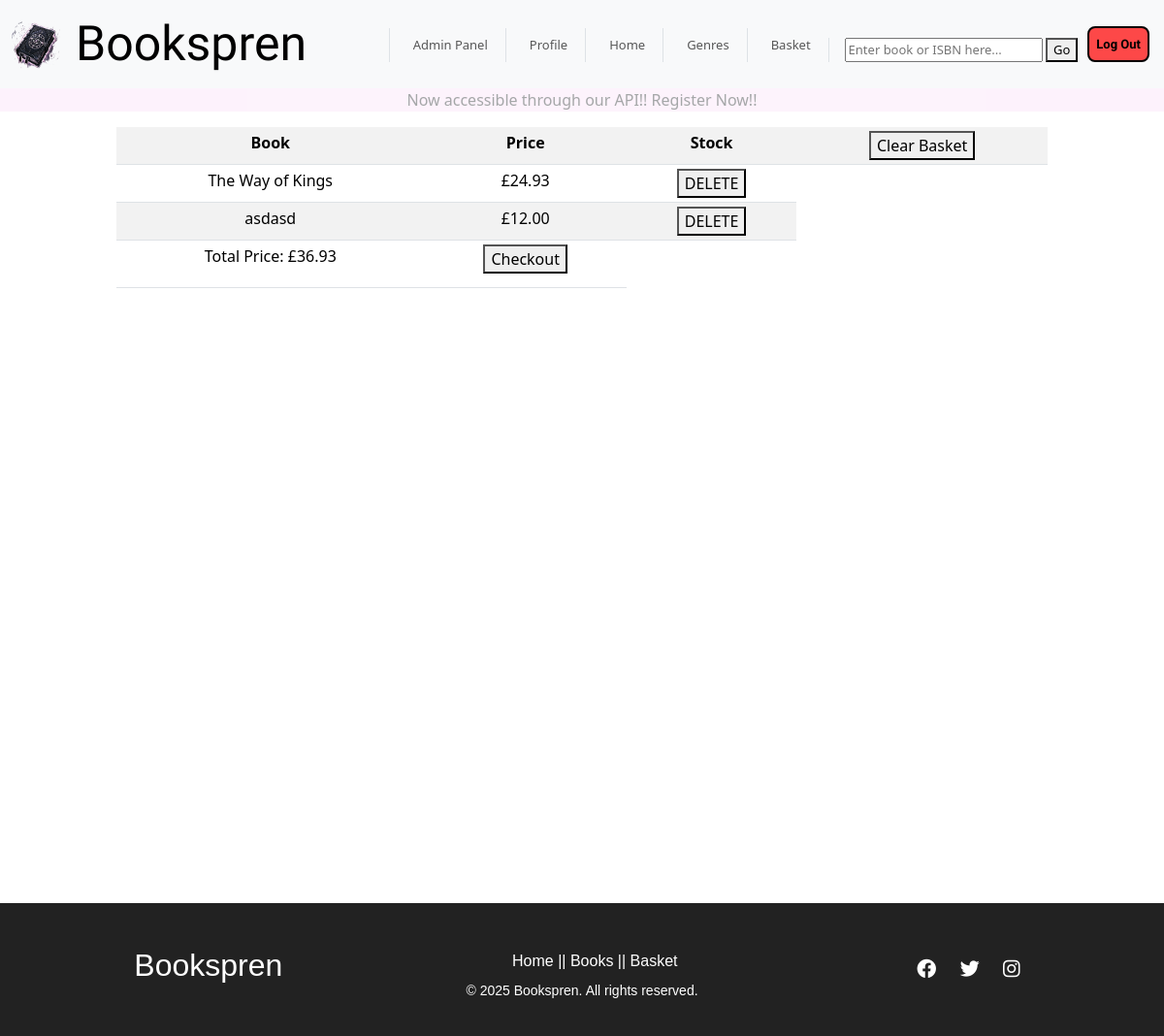
The app's page /cart/ (signed in), older data.
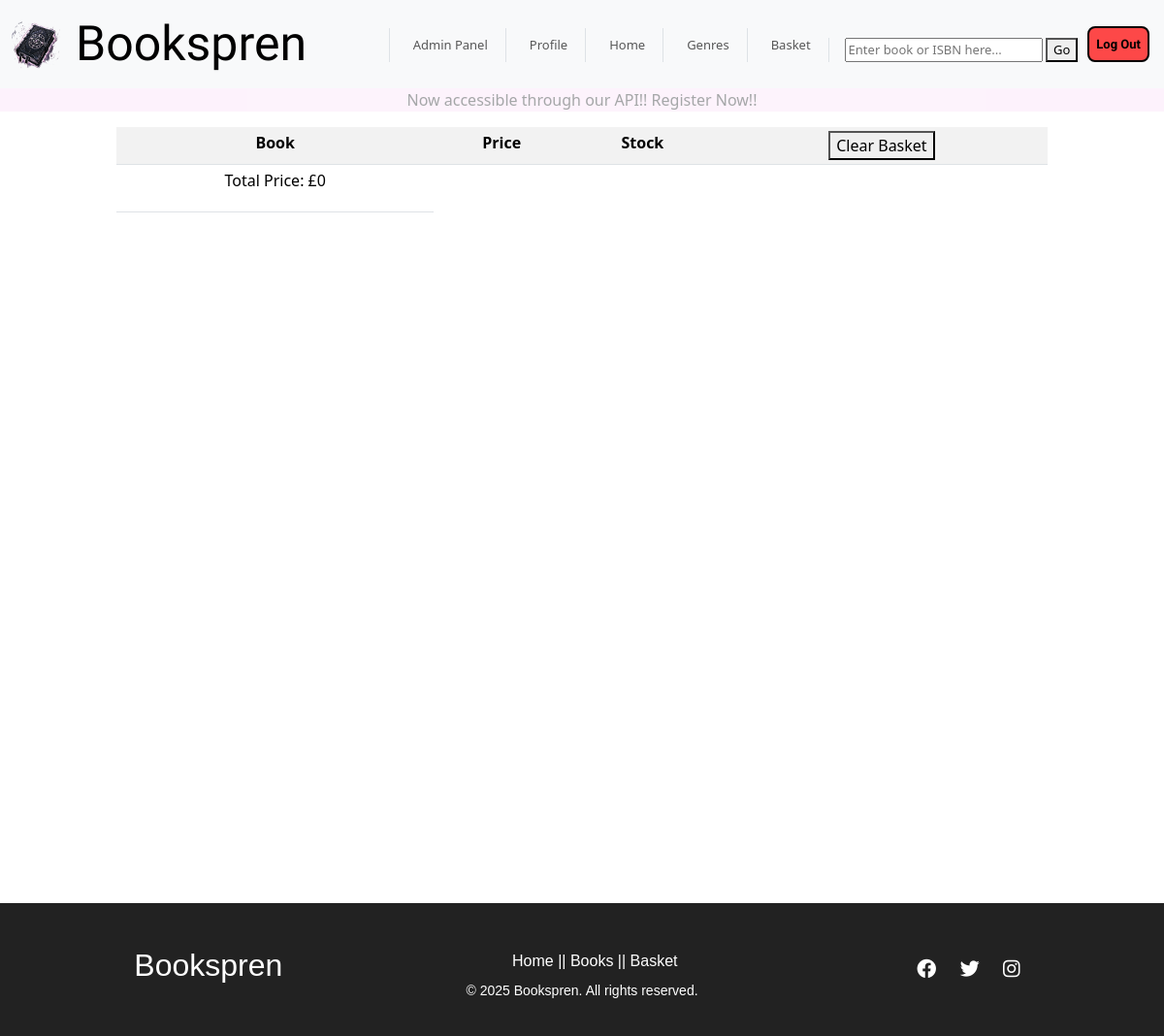
The same page, newer data.
### apps/cart/models.py (models this page shows, shortened)
class Cart(models.Model):
    class Meta:
        verbose_name = 'Basket'
        verbose_name_plural = 'Baskets'
    user_id = models.ForeignKey(CustomUser, on_delete=models.SET_NULL, null=True)
    book = models.ForeignKey(Books, on_delete=models.SET_NULL, null = True)

### apps/api/models.py (models this page shows, shortened)
class Books(models.Model):
    class Meta:
        verbose_name_plural = 'Books'
    title = models.CharField(max_length=200)
    author = models.ForeignKey(Author, on_delete=models.CASCADE, related_name="books")
    category = models.ForeignKey(Category, on_delete=models.SET_NULL, null=True, related_name="books")
    description = models.TextField()
    price = models.DecimalField(max_digits=10, decimal_places=2)
    stock = models.PositiveIntegerField(default=0)
    cover_image = models.ImageField(upload_to='book_pics/', blank=True, null=True)
    published_date = models.DateField()
    isbn = models.CharField(max_length=13, unique=True)

### apps/cart/views.py (the view)
# urls.py: path('', views.cart, name="cart"),
@login_required
def cart(request):
    cart_items = Cart.objects.filter(user_id=request.user)
    total_price = sum(item.book.price for item in cart_items)
    if request.method == "POST":
        if "delete_cart" in request.POST:
            for item in cart_items:
                if item.book.stock is not None:
                    item.book.stock += 1
                    item.book.save()
            cart_items.delete()
            return redirect('cart')
        if "delete_item" in request.POST:
            cart_id = request.POST.get("cart_id")
            if cart_id:
                item = get_object_or_404(Cart, id=cart_id)
                item.book.stock += 1
                item.book.save()
                item.delete()
            return redirect('cart')
        if "checkout" in request.POST:
            items = Cart.objects.filter(user_id=request.user)
            for item in items:
                item.delete()
            return redirect('checkout')
    else:
        form = Cart_Deletion_Form()
    return render(request, "cart.html", {'cart': cart_items, 'form': form, 'total_price': total_price})

### apps/cart/forms.py
class Cart_Deletion_Form(forms.ModelForm):
    class Meta:
        model= Cart
        fields = '__all__'

### apps/cart/templates/cart.html (shortened to what this page needs)
{% extends "base.html" %}
{% block content %}
<table class="table table-sm table-responsive table-striped"  style="width:80%; margin: 0 auto; text-align:center;">
    <tr>
    <th>Book</th>
    <th>Price</th>
    <th>Stock</th>
    <th>
        <form method="POST">
                <button type="submit">Clear Basket</button>
        </form>
    </th>
    </tr>
    {% for bk in cart %}
        {%if user.username == bk.user_id.username %}
            <tr>
                <td>{{bk.book.title}}</td>
                <td>£{{bk.book.price}}</td>
                <td>
                    <form method="POST">
                        <button type="submit">DELETE</button>
                    </form>
                </td>
            </tr>
        {% endif %}
    {% endfor %}
    <tr>
        <td><p>Total Price: £{{total_price}}</p></td>
        {%if cart %}
        <td>
            <form method="POST">
                <button type="submit">Checkout</button>
            </form>
        </td>
       {%endif%}
    </tr>
</table>
{% endblock content %}

Row changes from the older to the newer data that the page shows:
removed Cart: book "The Way of Kings", book.price "24.93"
removed Cart: book "asdasd", book.price "12.00"
Text that changed along with them:
{{ total_price }}: "36.93" → "0"
text no longer shown: "Checkout"
